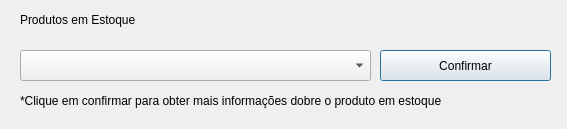
<?xml version="1.0" encoding="UTF-8"?>
<ui version="4.0">
 <class>ExibirEstoque</class>
 <widget class="QDialog" name="ExibirEstoque">
  <property name="geometry">
   <rect>
    <x>0</x>
    <y>0</y>
    <width>567</width>
    <height>129</height>
   </rect>
  </property>
  <property name="windowTitle">
   <string>Dialog</string>
  </property>
  <widget class="QComboBox" name="comboBox">
   <property name="geometry">
    <rect>
     <x>20</x>
     <y>50</y>
     <width>351</width>
     <height>31</height>
    </rect>
   </property>
  </widget>
  <widget class="QLabel" name="label">
   <property name="geometry">
    <rect>
     <x>20</x>
     <y>10</y>
     <width>181</width>
     <height>20</height>
    </rect>
   </property>
   <property name="text">
    <string>Produtos em Estoque</string>
   </property>
  </widget>
  <widget class="QPushButton" name="pushButton">
   <property name="geometry">
    <rect>
     <x>380</x>
     <y>50</y>
     <width>171</width>
     <height>31</height>
    </rect>
   </property>
   <property name="text">
    <string>Confirmar</string>
   </property>
  </widget>
  <widget class="QLabel" name="label_2">
   <property name="geometry">
    <rect>
     <x>20</x>
     <y>80</y>
     <width>541</width>
     <height>41</height>
    </rect>
   </property>
   <property name="text">
    <string>*Clique em confirmar para obter mais informações dobre o produto em estoque</string>
   </property>
  </widget>
 </widget>
 <resources/>
 <connections/>
</ui>
